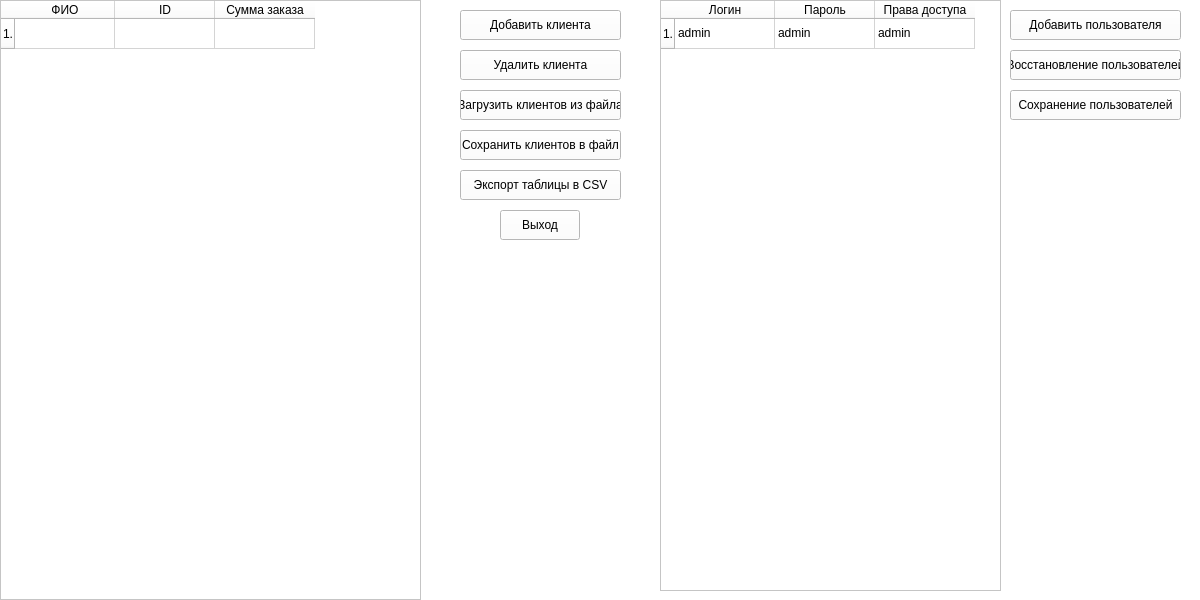
<?xml version="1.0" encoding="UTF-8"?>
<ui version="4.0">
 <class>secondwindow</class>
 <widget class="QMainWindow" name="secondwindow">
  <property name="geometry">
   <rect>
    <x>0</x>
    <y>0</y>
    <width>1200</width>
    <height>600</height>
   </rect>
  </property>
  <property name="sizePolicy">
   <sizepolicy hsizetype="Fixed" vsizetype="Fixed">
    <horstretch>0</horstretch>
    <verstretch>0</verstretch>
   </sizepolicy>
  </property>
  <property name="maximumSize">
   <size>
    <width>1200</width>
    <height>600</height>
   </size>
  </property>
  <property name="palette">
   <palette>
    <active>
     <colorrole role="WindowText">
      <brush brushstyle="SolidPattern">
       <color alpha="255">
        <red>0</red>
        <green>0</green>
        <blue>0</blue>
       </color>
      </brush>
     </colorrole>
     <colorrole role="Button">
      <brush brushstyle="SolidPattern">
       <color alpha="255">
        <red>255</red>
        <green>255</green>
        <blue>255</blue>
       </color>
      </brush>
     </colorrole>
     <colorrole role="Light">
      <brush brushstyle="SolidPattern">
       <color alpha="255">
        <red>255</red>
        <green>255</green>
        <blue>255</blue>
       </color>
      </brush>
     </colorrole>
     <colorrole role="Midlight">
      <brush brushstyle="SolidPattern">
       <color alpha="255">
        <red>255</red>
        <green>255</green>
        <blue>255</blue>
       </color>
      </brush>
     </colorrole>
     <colorrole role="Dark">
      <brush brushstyle="SolidPattern">
       <color alpha="255">
        <red>127</red>
        <green>127</green>
        <blue>127</blue>
       </color>
      </brush>
     </colorrole>
     <colorrole role="Mid">
      <brush brushstyle="SolidPattern">
       <color alpha="255">
        <red>170</red>
        <green>170</green>
        <blue>170</blue>
       </color>
      </brush>
     </colorrole>
     <colorrole role="Text">
      <brush brushstyle="SolidPattern">
       <color alpha="255">
        <red>0</red>
        <green>0</green>
        <blue>0</blue>
       </color>
      </brush>
     </colorrole>
     <colorrole role="BrightText">
      <brush brushstyle="SolidPattern">
       <color alpha="255">
        <red>255</red>
        <green>255</green>
        <blue>255</blue>
       </color>
      </brush>
     </colorrole>
     <colorrole role="ButtonText">
      <brush brushstyle="SolidPattern">
       <color alpha="255">
        <red>0</red>
        <green>0</green>
        <blue>0</blue>
       </color>
      </brush>
     </colorrole>
     <colorrole role="Base">
      <brush brushstyle="SolidPattern">
       <color alpha="255">
        <red>255</red>
        <green>255</green>
        <blue>255</blue>
       </color>
      </brush>
     </colorrole>
     <colorrole role="Window">
      <brush brushstyle="SolidPattern">
       <color alpha="255">
        <red>255</red>
        <green>255</green>
        <blue>255</blue>
       </color>
      </brush>
     </colorrole>
     <colorrole role="Shadow">
      <brush brushstyle="SolidPattern">
       <color alpha="255">
        <red>0</red>
        <green>0</green>
        <blue>0</blue>
       </color>
      </brush>
     </colorrole>
     <colorrole role="AlternateBase">
      <brush brushstyle="SolidPattern">
       <color alpha="255">
        <red>255</red>
        <green>255</green>
        <blue>255</blue>
       </color>
      </brush>
     </colorrole>
     <colorrole role="ToolTipBase">
      <brush brushstyle="SolidPattern">
       <color alpha="255">
        <red>255</red>
        <green>255</green>
        <blue>220</blue>
       </color>
      </brush>
     </colorrole>
     <colorrole role="ToolTipText">
      <brush brushstyle="SolidPattern">
       <color alpha="255">
        <red>0</red>
        <green>0</green>
        <blue>0</blue>
       </color>
      </brush>
     </colorrole>
     <colorrole role="PlaceholderText">
      <brush brushstyle="SolidPattern">
       <color alpha="128">
        <red>0</red>
        <green>0</green>
        <blue>0</blue>
       </color>
      </brush>
     </colorrole>
    </active>
    <inactive>
     <colorrole role="WindowText">
      <brush brushstyle="SolidPattern">
       <color alpha="255">
        <red>0</red>
        <green>0</green>
        <blue>0</blue>
       </color>
      </brush>
     </colorrole>
     <colorrole role="Button">
      <brush brushstyle="SolidPattern">
       <color alpha="255">
        <red>255</red>
        <green>255</green>
        <blue>255</blue>
       </color>
      </brush>
     </colorrole>
     <colorrole role="Light">
      <brush brushstyle="SolidPattern">
       <color alpha="255">
        <red>255</red>
        <green>255</green>
        <blue>255</blue>
       </color>
      </brush>
     </colorrole>
     <colorrole role="Midlight">
      <brush brushstyle="SolidPattern">
       <color alpha="255">
        <red>255</red>
        <green>255</green>
        <blue>255</blue>
       </color>
      </brush>
     </colorrole>
     <colorrole role="Dark">
      <brush brushstyle="SolidPattern">
       <color alpha="255">
        <red>127</red>
        <green>127</green>
        <blue>127</blue>
       </color>
      </brush>
     </colorrole>
     <colorrole role="Mid">
      <brush brushstyle="SolidPattern">
       <color alpha="255">
        <red>170</red>
        <green>170</green>
        <blue>170</blue>
       </color>
      </brush>
     </colorrole>
     <colorrole role="Text">
      <brush brushstyle="SolidPattern">
       <color alpha="255">
        <red>0</red>
        <green>0</green>
        <blue>0</blue>
       </color>
      </brush>
     </colorrole>
     <colorrole role="BrightText">
      <brush brushstyle="SolidPattern">
       <color alpha="255">
        <red>255</red>
        <green>255</green>
        <blue>255</blue>
       </color>
      </brush>
     </colorrole>
     <colorrole role="ButtonText">
      <brush brushstyle="SolidPattern">
       <color alpha="255">
        <red>0</red>
        <green>0</green>
        <blue>0</blue>
       </color>
      </brush>
     </colorrole>
     <colorrole role="Base">
      <brush brushstyle="SolidPattern">
       <color alpha="255">
        <red>255</red>
        <green>255</green>
        <blue>255</blue>
       </color>
      </brush>
     </colorrole>
     <colorrole role="Window">
      <brush brushstyle="SolidPattern">
       <color alpha="255">
        <red>255</red>
        <green>255</green>
        <blue>255</blue>
       </color>
      </brush>
     </colorrole>
     <colorrole role="Shadow">
      <brush brushstyle="SolidPattern">
       <color alpha="255">
        <red>0</red>
        <green>0</green>
        <blue>0</blue>
       </color>
      </brush>
     </colorrole>
     <colorrole role="AlternateBase">
      <brush brushstyle="SolidPattern">
       <color alpha="255">
        <red>255</red>
        <green>255</green>
        <blue>255</blue>
       </color>
      </brush>
     </colorrole>
     <colorrole role="ToolTipBase">
      <brush brushstyle="SolidPattern">
       <color alpha="255">
        <red>255</red>
        <green>255</green>
        <blue>220</blue>
       </color>
      </brush>
     </colorrole>
     <colorrole role="ToolTipText">
      <brush brushstyle="SolidPattern">
       <color alpha="255">
        <red>0</red>
        <green>0</green>
        <blue>0</blue>
       </color>
      </brush>
     </colorrole>
     <colorrole role="PlaceholderText">
      <brush brushstyle="SolidPattern">
       <color alpha="128">
        <red>0</red>
        <green>0</green>
        <blue>0</blue>
       </color>
      </brush>
     </colorrole>
    </inactive>
    <disabled>
     <colorrole role="WindowText">
      <brush brushstyle="SolidPattern">
       <color alpha="255">
        <red>127</red>
        <green>127</green>
        <blue>127</blue>
       </color>
      </brush>
     </colorrole>
     <colorrole role="Button">
      <brush brushstyle="SolidPattern">
       <color alpha="255">
        <red>255</red>
        <green>255</green>
        <blue>255</blue>
       </color>
      </brush>
     </colorrole>
     <colorrole role="Light">
      <brush brushstyle="SolidPattern">
       <color alpha="255">
        <red>255</red>
        <green>255</green>
        <blue>255</blue>
       </color>
      </brush>
     </colorrole>
     <colorrole role="Midlight">
      <brush brushstyle="SolidPattern">
       <color alpha="255">
        <red>255</red>
        <green>255</green>
        <blue>255</blue>
       </color>
      </brush>
     </colorrole>
     <colorrole role="Dark">
      <brush brushstyle="SolidPattern">
       <color alpha="255">
        <red>127</red>
        <green>127</green>
        <blue>127</blue>
       </color>
      </brush>
     </colorrole>
     <colorrole role="Mid">
      <brush brushstyle="SolidPattern">
       <color alpha="255">
        <red>170</red>
        <green>170</green>
        <blue>170</blue>
       </color>
      </brush>
     </colorrole>
     <colorrole role="Text">
      <brush brushstyle="SolidPattern">
       <color alpha="255">
        <red>127</red>
        <green>127</green>
        <blue>127</blue>
       </color>
      </brush>
     </colorrole>
     <colorrole role="BrightText">
      <brush brushstyle="SolidPattern">
       <color alpha="255">
        <red>255</red>
        <green>255</green>
        <blue>255</blue>
       </color>
      </brush>
     </colorrole>
     <colorrole role="ButtonText">
      <brush brushstyle="SolidPattern">
       <color alpha="255">
        <red>127</red>
        <green>127</green>
        <blue>127</blue>
       </color>
      </brush>
     </colorrole>
     <colorrole role="Base">
      <brush brushstyle="SolidPattern">
       <color alpha="255">
        <red>255</red>
        <green>255</green>
        <blue>255</blue>
       </color>
      </brush>
     </colorrole>
     <colorrole role="Window">
      <brush brushstyle="SolidPattern">
       <color alpha="255">
        <red>255</red>
        <green>255</green>
        <blue>255</blue>
       </color>
      </brush>
     </colorrole>
     <colorrole role="Shadow">
      <brush brushstyle="SolidPattern">
       <color alpha="255">
        <red>0</red>
        <green>0</green>
        <blue>0</blue>
       </color>
      </brush>
     </colorrole>
     <colorrole role="AlternateBase">
      <brush brushstyle="SolidPattern">
       <color alpha="255">
        <red>255</red>
        <green>255</green>
        <blue>255</blue>
       </color>
      </brush>
     </colorrole>
     <colorrole role="ToolTipBase">
      <brush brushstyle="SolidPattern">
       <color alpha="255">
        <red>255</red>
        <green>255</green>
        <blue>220</blue>
       </color>
      </brush>
     </colorrole>
     <colorrole role="ToolTipText">
      <brush brushstyle="SolidPattern">
       <color alpha="255">
        <red>0</red>
        <green>0</green>
        <blue>0</blue>
       </color>
      </brush>
     </colorrole>
     <colorrole role="PlaceholderText">
      <brush brushstyle="SolidPattern">
       <color alpha="128">
        <red>0</red>
        <green>0</green>
        <blue>0</blue>
       </color>
      </brush>
     </colorrole>
    </disabled>
   </palette>
  </property>
  <property name="acceptDrops">
   <bool>true</bool>
  </property>
  <property name="windowTitle">
   <string>Автоматизированная Система Управления Рабочим Местом Кассира</string>
  </property>
  <widget class="QWidget" name="centralwidget">
   <widget class="QPushButton" name="ExitButton">
    <property name="geometry">
     <rect>
      <x>500</x>
      <y>210</y>
      <width>80</width>
      <height>30</height>
     </rect>
    </property>
    <property name="text">
     <string>Выход</string>
    </property>
   </widget>
   <widget class="QTableWidget" name="ClientTable">
    <property name="geometry">
     <rect>
      <x>0</x>
      <y>0</y>
      <width>421</width>
      <height>600</height>
     </rect>
    </property>
    <property name="sizePolicy">
     <sizepolicy hsizetype="Maximum" vsizetype="Maximum">
      <horstretch>0</horstretch>
      <verstretch>0</verstretch>
     </sizepolicy>
    </property>
    <property name="maximumSize">
     <size>
      <width>16777215</width>
      <height>600</height>
     </size>
    </property>
    <row>
     <property name="text">
      <string>1.</string>
     </property>
    </row>
    <column>
     <property name="text">
      <string>ФИО</string>
     </property>
     <property name="font">
      <font>
       <kerning>true</kerning>
      </font>
     </property>
    </column>
    <column>
     <property name="text">
      <string>ID</string>
     </property>
    </column>
    <column>
     <property name="text">
      <string>Сумма заказа</string>
     </property>
    </column>
    <item row="0" column="0">
     <property name="text">
      <string/>
     </property>
     <property name="background">
      <brush brushstyle="NoBrush">
       <color alpha="255">
        <red>0</red>
        <green>0</green>
        <blue>0</blue>
       </color>
      </brush>
     </property>
     <property name="flags">
      <set>ItemIsSelectable|ItemIsEditable|ItemIsDragEnabled|ItemIsDropEnabled|ItemIsUserCheckable|ItemIsEnabled|ItemIsTristate</set>
     </property>
    </item>
   </widget>
   <widget class="QTableWidget" name="UserTable">
    <property name="geometry">
     <rect>
      <x>660</x>
      <y>0</y>
      <width>341</width>
      <height>591</height>
     </rect>
    </property>
    <property name="sizePolicy">
     <sizepolicy hsizetype="Maximum" vsizetype="Expanding">
      <horstretch>0</horstretch>
      <verstretch>0</verstretch>
     </sizepolicy>
    </property>
    <property name="maximumSize">
     <size>
      <width>16777215</width>
      <height>600</height>
     </size>
    </property>
    <row>
     <property name="text">
      <string>1.</string>
     </property>
    </row>
    <column>
     <property name="text">
      <string>Логин</string>
     </property>
    </column>
    <column>
     <property name="text">
      <string>Пароль</string>
     </property>
    </column>
    <column>
     <property name="text">
      <string>Права доступа</string>
     </property>
    </column>
    <item row="0" column="0">
     <property name="text">
      <string>admin</string>
     </property>
    </item>
    <item row="0" column="1">
     <property name="text">
      <string>admin</string>
     </property>
    </item>
    <item row="0" column="2">
     <property name="text">
      <string>admin</string>
     </property>
    </item>
   </widget>
   <widget class="QPushButton" name="SaveCustomer_3">
    <property name="geometry">
     <rect>
      <x>460</x>
      <y>10</y>
      <width>161</width>
      <height>30</height>
     </rect>
    </property>
    <property name="text">
     <string>Добавить клиента</string>
    </property>
   </widget>
   <widget class="QPushButton" name="restoreTableButton">
    <property name="geometry">
     <rect>
      <x>460</x>
      <y>90</y>
      <width>161</width>
      <height>30</height>
     </rect>
    </property>
    <property name="text">
     <string>Загрузить клиентов из файла</string>
    </property>
   </widget>
   <widget class="QPushButton" name="SaveCustomer8">
    <property name="geometry">
     <rect>
      <x>460</x>
      <y>130</y>
      <width>161</width>
      <height>30</height>
     </rect>
    </property>
    <property name="text">
     <string>Сохранить клиентов в файл</string>
    </property>
   </widget>
   <widget class="QPushButton" name="SaveCustomer_4">
    <property name="geometry">
     <rect>
      <x>1010</x>
      <y>10</y>
      <width>171</width>
      <height>30</height>
     </rect>
    </property>
    <property name="text">
     <string>Добавить пользователя</string>
    </property>
   </widget>
   <widget class="QPushButton" name="SaveCustomer8_2">
    <property name="geometry">
     <rect>
      <x>1010</x>
      <y>90</y>
      <width>171</width>
      <height>30</height>
     </rect>
    </property>
    <property name="text">
     <string>Сохранение пользователей</string>
    </property>
   </widget>
   <widget class="QPushButton" name="restoreTableButton_2">
    <property name="geometry">
     <rect>
      <x>1010</x>
      <y>50</y>
      <width>171</width>
      <height>30</height>
     </rect>
    </property>
    <property name="text">
     <string>Восстановление пользователей</string>
    </property>
    <property name="flat">
     <bool>false</bool>
    </property>
   </widget>
   <widget class="QPushButton" name="ExportCSV">
    <property name="geometry">
     <rect>
      <x>460</x>
      <y>170</y>
      <width>161</width>
      <height>30</height>
     </rect>
    </property>
    <property name="text">
     <string>Экспорт таблицы в CSV</string>
    </property>
   </widget>
   <widget class="QPushButton" name="SaveCustomer_5">
    <property name="geometry">
     <rect>
      <x>460</x>
      <y>50</y>
      <width>161</width>
      <height>30</height>
     </rect>
    </property>
    <property name="text">
     <string>Удалить клиента</string>
    </property>
   </widget>
   <zorder>ClientTable</zorder>
   <zorder>UserTable</zorder>
   <zorder>ExitButton</zorder>
   <zorder>SaveCustomer_3</zorder>
   <zorder>restoreTableButton</zorder>
   <zorder>SaveCustomer8</zorder>
   <zorder>SaveCustomer_4</zorder>
   <zorder>SaveCustomer8_2</zorder>
   <zorder>restoreTableButton_2</zorder>
   <zorder>ExportCSV</zorder>
   <zorder>SaveCustomer_5</zorder>
  </widget>
  <widget class="QMenuBar" name="menubar">
   <property name="geometry">
    <rect>
     <x>0</x>
     <y>0</y>
     <width>1200</width>
     <height>20</height>
    </rect>
   </property>
  </widget>
 </widget>
 <resources/>
 <connections>
  <connection>
   <sender>ExitButton</sender>
   <signal>clicked()</signal>
   <receiver>secondwindow</receiver>
   <slot>close()</slot>
   <hints>
    <hint type="sourcelabel">
     <x>387</x>
     <y>377</y>
    </hint>
    <hint type="destinationlabel">
     <x>609</x>
     <y>317</y>
    </hint>
   </hints>
  </connection>
 </connections>
</ui>
